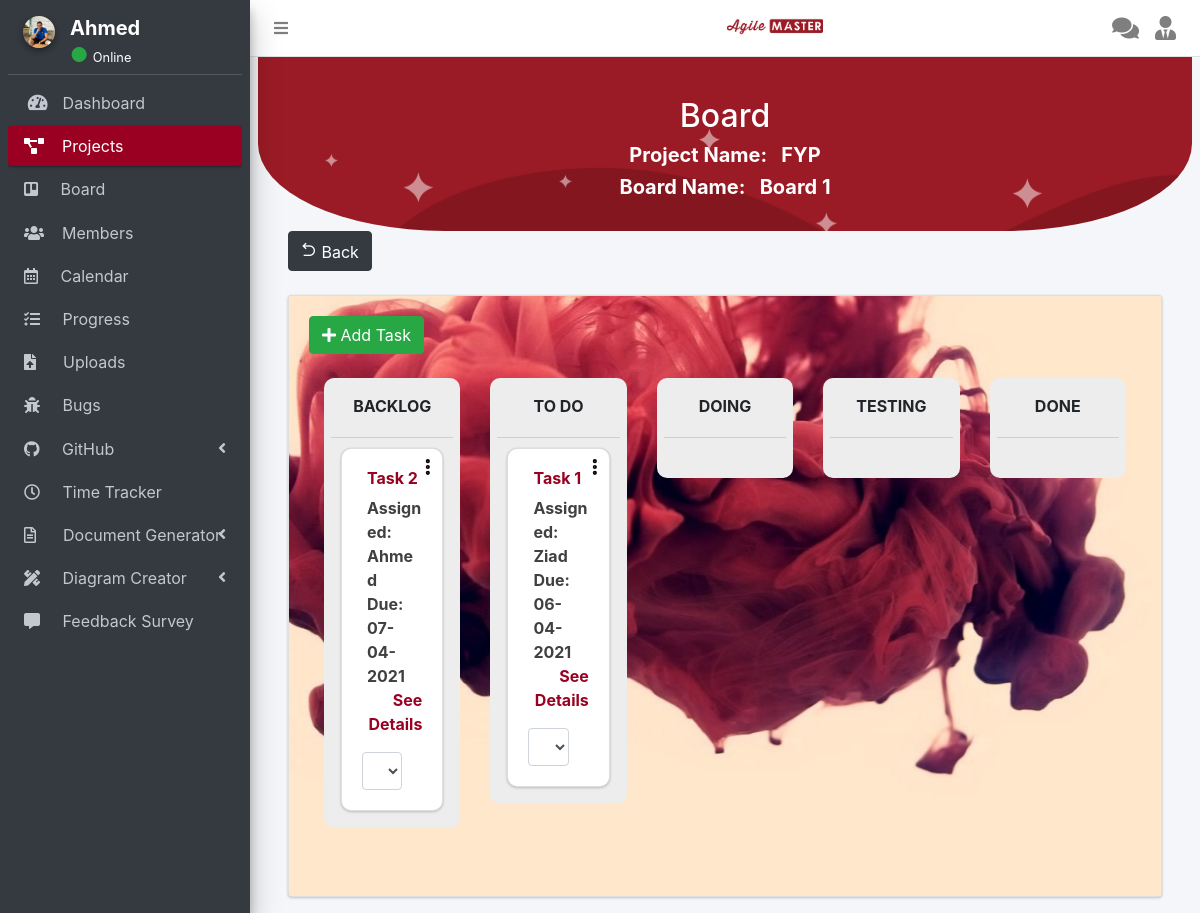
/user/task.php?board_id=30 (signed in), run on the app's committed database.
### tables this page shows
CREATE TABLE `users` (
  `user_id` int(11) NOT NULL,
  `fname` varchar(255) NOT NULL,
  `lname` varchar(255) NOT NULL,
  `age` int(11) NOT NULL,
  `occupation` varchar(255) NOT NULL,
  `city` varchar(255) NOT NULL,
  `country` varchar(255) NOT NULL,
  `email` varchar(255) NOT NULL,
  `password` varchar(255) NOT NULL,
  `photo` varchar(255) NOT NULL,
  `unique_id` int(255) NOT NULL,
  `status` varchar(255) NOT NULL,
  `role` varchar(255) NOT NULL DEFAULT 'project member'
);

CREATE TABLE `board` (
  `board_id` int(11) NOT NULL,
  `project_id` int(11) NOT NULL,
  `board_name` varchar(255) NOT NULL,
  `date_time` datetime NOT NULL DEFAULT current_timestamp()
);

CREATE TABLE `project` (
  `project_id` int(11) NOT NULL,
  `project_name` varchar(255) NOT NULL,
  `project_description` text NOT NULL,
  `status` varchar(255) NOT NULL DEFAULT 'Active'
);

CREATE TABLE `task` (
  `task_id` int(11) NOT NULL,
  `task_name` varchar(225) NOT NULL,
  `task_desc` varchar(255) NOT NULL,
  `project_task_num` int(3) NOT NULL,
  `board_id` int(11) NOT NULL DEFAULT 0,
  `due_date` date DEFAULT NULL,
  `start_date` date NOT NULL,
  `completion_date` date DEFAULT NULL,
  `state` int(1) NOT NULL,
  `created_by` int(11) NOT NULL
);

### user/task.php (the view, shortened to what the rows shown need)
<?php
   include_once '../connection/dbconnection.php';
   include_once '../helpers/module.php';
   ?>
<?php
$data = 50;
$encrypt_1 =  $data*rand(10,10000);
?>
<!DOCTYPE html>
<html>
   <head>
      <?php include('../navigation/head.php');?>
   </head>
   <body class="hold-transition sidebar-mini layout-fixed">
      <div class="wrapper">
         <?php include('../navigation/topbar.php');?>
         <?php include('../navigation/user/project_sidebar.php');?>
         <div class="content-wrapper">
            <section class="content">
			<div class="bg-custom">
			<?php
                     $board_id = $_GET['board_id'];
                     $sql = "SELECT * FROM `board` NATURAL JOIN `project` WHERE `board_id` = '$board_id'";
                     $result = $conn->query($sql);
                     $bRow = $result->fetch_assoc();
                     if(isset($bRow['board_id'])){
               ?>
				<div class="bg-img" style="text-align: center;">
					<div class="searchContainer">
						<h2>Board</h2>
						<h5 class=" font-weight-bold">Project Name: &nbsp; <?php echo $bRow['project_name']; ?></h5>
						<h5 class=" font-weight-bold">Board Name: &nbsp; <?php echo $bRow['board_name']; ?></h5>
					</div>
				</div>
                <br>
			</div>
               <div class="container-fluid">
                  <div class="col-md-12">
                      <button onclick="location.href='project_details.php?project_id=<?php echo $bRow['project_id']; ?>'" type="button" class="btn btn-dark">
						<i class="ri-arrow-go-back-line"></i> Back
                     </button>
                   <br><br>
                     <div class="card">
                        <div class="card-body" style="background-image: url('../resources/images/wallpaper1.jpg'); background-repeat: no-repeat; background-size: cover; background-position: center center; min-height: 600px; background-attachment: fixed; ">
                           <button type="button" class="btn btn-success" data-toggle="modal" data-target="#exampleModalCenter">
                           <i class="fas fa-plus"></i> Add Task
                           </button>
                           <br><br>
                           <div class="task-list">
                              <div class="lg-3 backlog ">
                                 <div>
                                    <div class="card-header text-center" style="background-color:#ededed;" >
                                       <h6 class="font-weight-bold" >BACKLOG</h6>
                                    </div>
                                    <?php
                                       $sql1 = "SELECT * FROM task WHERE board_id = '$board_id' AND state = '1'";
                                       $sql2 = "SELECT * FROM task WHERE board_id = '$board_id' AND state = '2'";
                                       if($result = $conn->query($sql1)){
                                           $projectsCount = $result->num_rows;
                                           if($projectsCount>0){
                                               while ($row = mysqli_fetch_array($result)) {
                                                   $tn = $row['project_task_num'];
                                                   $task_id = $row['task_id'].urlencode(base64_encode($encrypt_1));
                                                   $assignees_arr = array();
                                                   $getAssignees = getAssignees($task_id);
                                                   while ($nRow = mysqli_fetch_array($getAssignees)){
                                                   array_push($assignees_arr, $nRow['fname']);
                                                   $assignees = implode($assignees_arr, ", ");}
                                                   $due_date = $row['due_date'];
                                                   $timestamp = strtotime($due_date);
                                                   $new_format_date = date("d-m-Y", $timestamp);
                                                   echo "
                                                   <div class='card'>
                                                   <div class='card-body'>
                                                           <div class='item-action dropdown' align='right' style='position: absolute; right: 5px; top: 5px; z-index: 1;' >
                                                               <a id='task-optn' href='#' data-toggle='dropdown' class='text-muted' data-abc='true' >
                                                               </a>
                                                                   <a href = 'delete_task.php?task_id=".$row['task_id']."&board_id=".$row['board_id']."' class='dropdown-item trash' data-abc='true'>
                                                                       Delete Task</a>
                                                           </div>
                                                           <a href='task_details.php?task_id=$task_id&board_id=$board_id&tn=$tn' class='task' style='text-decoration:none;'>
                                                               <h6 class='font-weight-bold'>" . ($row['task_name']) . "</h6>
                                                               <input type = 'hidden' id = 'task_id' value = ". $row["task_id"] ." />
                                                               <div>
                                                                   <span class='task-id' style='color: #404040;'>Assigned: " . $assignees ."</span>
                                                                   <br>
                                                                   <span class='task-id' style='color: #404040;'>Due: " . $new_format_date ."</span>
                                                                   <br>
                                                                   <p class='text-right'>See Details</p>
                                                               </div>
                                                           </a>
                                                           <select data-live-search='true' class='form-control changeStatus col-sm-8' onchange='location = this.value'>
                                                               <option class='no-display' selected='selected'>Status</option>
                                                               <option value='changeStatus.php?task_id=$task_id&board_id=$board_id&tn=$tn&status=1'>Backlog</option>
                                                               <option value='changeStatus.php?task_id=$task_id&board_id=$board_id&tn=$tn&status=2'>To Do</option>
                                                               <option value='changeStatus.php?task_id=$task_id&board_id=$board_id&tn=$tn&status=3'>Doing</option>
                                                               <option value='changeStatus.php?task_id=$task_id&board_id=$board_id&tn=$tn&status=4'>Testing</option>
                                                               <option value='changeStatus.php?task_id=$task_id&board_id=$board_id&tn=$tn&status=5'>Done</option>
                                                           </select>
                                                       </div>
                                                   </div>
                                                   ";
                                               }
                                           }
                                       }
                                       ?>
                                 </div>
                              </div>
                              <div class="lg-3 todo">
                                 <div>
                                    <div class="card-header text-center"  style="background-color:#ededed;" >
                                       <h6  class="font-weight-bold">TO DO</h6>
                                    </div>
                                    <?php
                                       if($result = $conn->query($sql2)){
                                           $projectsCount = $result->num_rows;
                                           if($projectsCount>0){
                                               while ($row = mysqli_fetch_array($result)) {
                                                   $tn = $row['project_task_num'];
                                                   $task_id = $row['task_id'];
                                                   $assignees_arr = array();
                                                   $getAssignees = getAssignees($task_id);
                                                   while ($nRow = mysqli_fetch_array($getAssignees)){
                                                   array_push($assignees_arr, $nRow['fname']);
                                                   $assignees = implode($assignees_arr, ", ");}
                                                   $due_date = $row['due_date'];
                                                   $timestamp = strtotime($due_date);
                                                   $new_format_date = date("d-m-Y", $timestamp);
                                                   echo "
                                                   <div class='card'>
                                                   <div class='card-body'>
                                                           <div class='item-action dropdown' align='right' style='position: absolute; right: 5px; top: 5px; z-index: 1;' >
                                                               <a id='task-optn' href='#' data-toggle='dropdown' class='text-muted' data-abc='true' >
                                                               </a>
                                                                   <a href = 'delete_task.php?task_id=".$row['task_id']."&board_id=".$row['board_id']."' class='dropdown-item trash' data-abc='true'>
                                                                       Delete Task</a>
                                                           </div>
                                                           <a href='task_details.php?task_id=$task_id&board_id=$board_id&tn=$tn' class='task' style='text-decoration:none;'>
                                                               <h6 class='font-weight-bold'>" . ($row['task_name']) . "</h6>
                                                               <input type = 'hidden' id = 'task_id' value = ". $row["task_id"] ." />
                                                               <div>
                                                                   <span class='task-id' style='color: #404040;'>Assigned: " . $assignees ."</span>
                                                                   <br>
                                                                   <span class='task-id' style='color: #404040;'>Due: " . $new_format_date ."</span>
                                                                   <br>
                                                                   <p class='text-right'>See Details</p>
                                                               </div>
                                                           </a>
                                                           <select data-live-search='true' class='form-control changeStatus col-sm-8' onchange='location = this.value'>
                                                               <option class='no-display' selected='selected'>Status</option>
                                                               <option value='changeStatus.php?task_id=$task_id&board_id=$board_id&tn=$tn&status=1'>Backlog</option>
                                                               <option value='changeStatus.php?task_id=$task_id&board_id=$board_id&tn=$tn&status=2'>To Do</option>
                                                               <option value='changeStatus.php?task_id=$task_id&board_id=$board_id&tn=$tn&status=3'>Doing</option>
                                                               <option value='changeStatus.php?task_id=$task_id&board_id=$board_id&tn=$tn&status=4'>Testing</option>
                                                               <option value='changeStatus.php?task_id=$task_id&board_id=$board_id&tn=$tn&status=5'>Done</option>
                                                           </select>
                                                       </div>
                                                   </div>
                                                   ";
                                               }
                                           }
                                       }
                                       ?>
                                 </div>
                              </div>
                              <div class="lg-3 doing">
                                 <div>
                                    <div class="card-header text-center"  style="background-color:#ededed;" >
                                       <h6 class="font-weight-bold">DOING</h6>
                                    </div>
                                 </div>
                              </div>
                              <div class="lg-3 done">
                                 <div>
                                    <div class="card-header text-center"  style="background-color:#ededed;" >
                                       <h6 class="font-weight-bold">TESTING</h6>
                                    </div>
                                 </div>
                              </div>
                              <div class="lg-3 testing">
                                 <div>
                                    <div class="card-header text-center"  style="background-color:#ededed;" >
                                       <h6 class="font-weight-bold">DONE</h6>
                                    </div>
                                 </div>
                              </div>
                           </div>
                        </div>
                     </div>
                  </div>
                   <?php
                     }else{
                         echo "<script>window.location.href ='../user/error_page.php'</script>";
                     }
                   ?>
               </div>
            </section>
         </div>
      </div>
   </body>
</html>

### navigation/user/project_sidebar.php (shortened to what the rows shown need)
<aside class="main-sidebar sidebar-dark-primary elevation-4">
	<div class="sidebar">
		<div class="user-panel mt-3 d-flex">
            <div class="col-auto ">
                <a href="profile.php" class="avatar avatar-xl rounded-circle">
                    <?php
                        $get_user = get_user($userId);
                        $row = mysqli_fetch_array($get_user);
                        echo '<img src="../upload/profile/'.$row["photo"].'" id="sideimg" class="img-circle elevation-2" alt="User Image">';
                    ?>
                </a>
            </div>
            <div class="col right ml--1 mb-1">
                <h5 class="mb-0">
                    <a href="profile.php" class="text-white"><strong> <?php echo $row["fname"]; ?></strong></a>
                </h5>
            </div>
		</div>
    </div>
</aside>

### data on the page
users: photo (picture), fname "Ahmed"
board: project.project_name "FYP", board_name "Board 1"
task: task_name "Task 2", assignees "Ahmed", due_date "07-04-2021"
task: task_name "Task 1", assignees "Ziad", due_date "06-04-2021"
